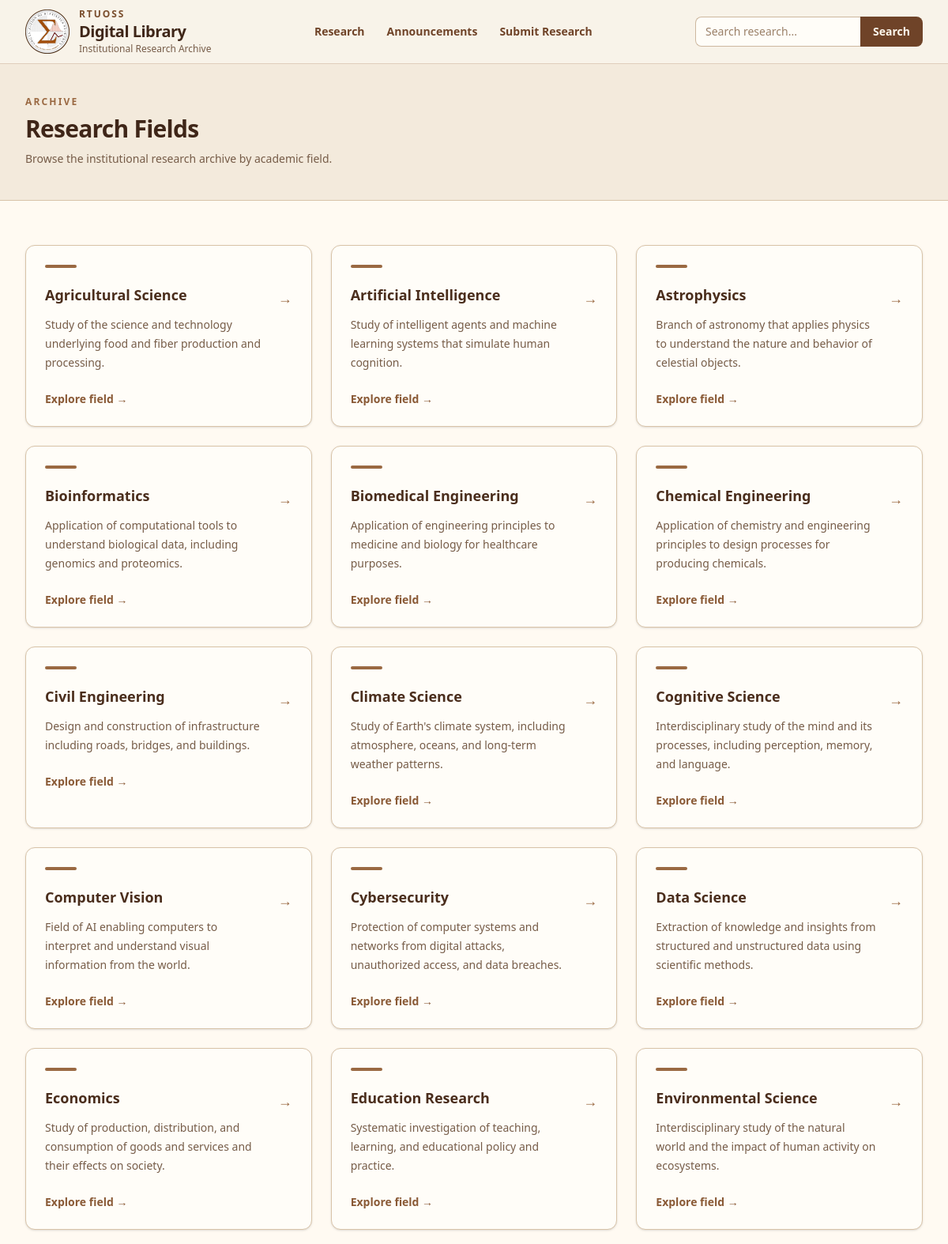
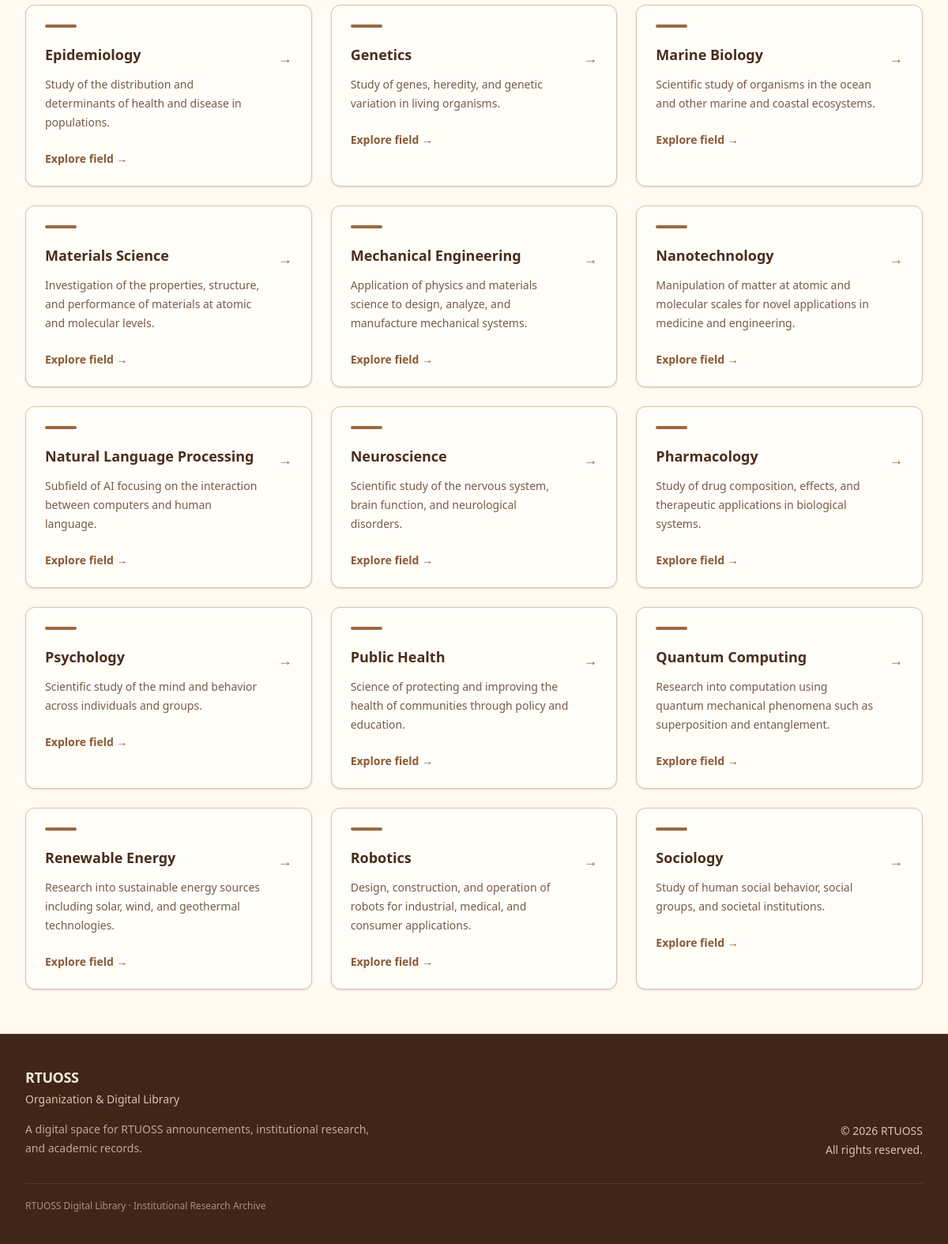
The page /research/fields/ on the database as committed earlier (2 pictures, top to bottom).
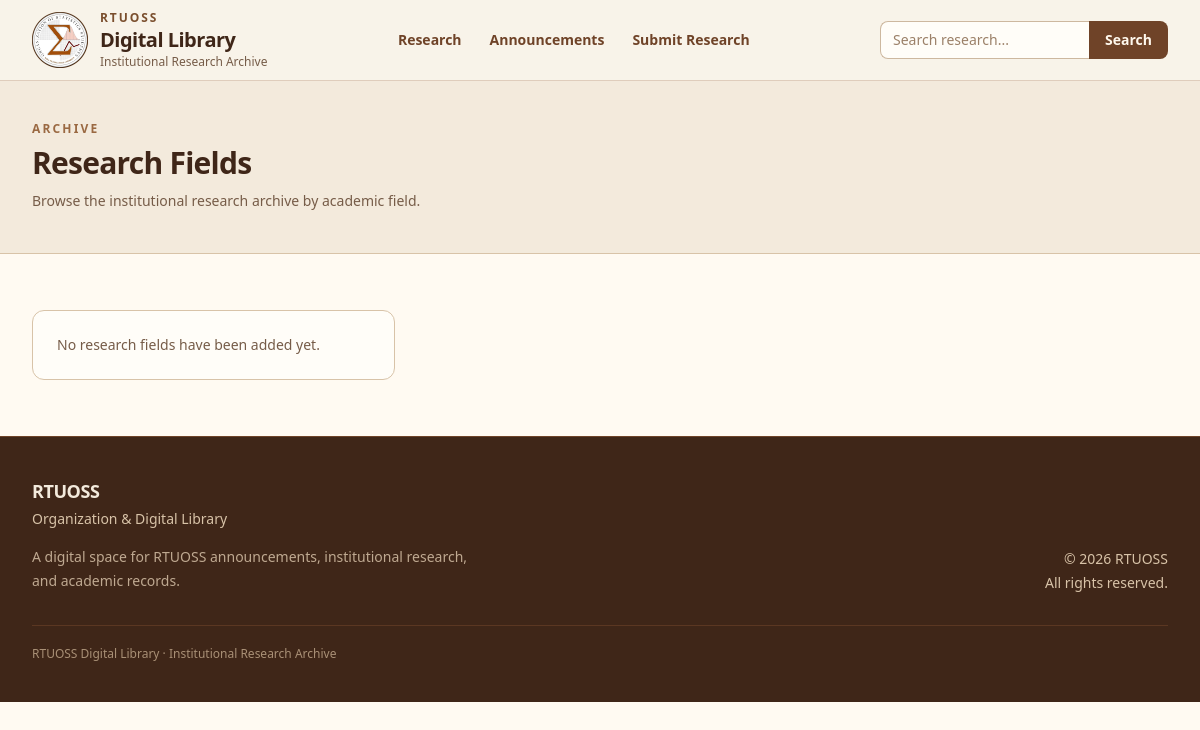
The same page on the database as committed later.
### research/models.py (models this page shows, shortened)
class ResearchField(models.Model):
    name = models.CharField(max_length=200, unique=True)
    slug = models.SlugField(max_length=200, unique=True)
    description = models.TextField(blank=True)
    created_at = models.DateTimeField(auto_now_add=True)
    updated_at = models.DateTimeField(auto_now=True)
    class Meta:
        ordering = ["name"]

### research/views.py (the view)
# urls.py: path("fields/", views.field_list, name="field_list"),
def field_list(request):
    fields = (
        ResearchField.objects
        .annotate(
            research_count=Count(
                "research_titles",
                filter=Q(
                    research_titles__publication_status=(
                        ResearchTitle.PublicationStatus.PUBLISHED
                    )
                ),
            )
        )
        .order_by("name")
    )
    return render(request, "research/field_list.html", {
        "fields": fields,
    })

### research/templates/research/field_list.html (shortened to what this page needs)
{% extends "base.html" %}
{% block content %}
<section class="border-b border-[#d8c3a8] bg-[#f3eadc]">
    <div class="mx-auto max-w-7xl px-6 py-10 lg:px-8">
        <p class="text-xs font-semibold uppercase tracking-[0.18em] text-[#9a6942]">
            Archive
        </p>
        <h1 class="mt-2 text-3xl font-bold tracking-tight text-[#3f2618]">
            Research Fields
        </h1>
        <p class="mt-2 max-w-2xl text-sm leading-6 text-[#765c48]">
            Browse the institutional research archive by academic field.
        </p>
    </div>
</section>
<section class="bg-[#fffaf2]">
    <div class="mx-auto max-w-7xl px-6 py-14 lg:px-8">
        <div class="grid gap-6 sm:grid-cols-2 lg:grid-cols-3">
            {% for field in fields %}
                <a
                    href="{% url 'research:field_detail' field.slug %}"
                    class="group rounded-xl border border-[#d8c3a8] bg-[#fffdf8] p-6 shadow-sm transition hover:-translate-y-0.5 hover:border-[#a8784e] hover:shadow-md"
                >
                    <div class="mb-5 h-1 w-10 rounded-full bg-[#9a6942]"></div>
                    <div class="flex items-start justify-between gap-4">
                        <div class="min-w-0">
                            <h2 class="text-lg font-semibold text-[#4a2d1c] group-hover:text-[#70452a]">
                                {{ field.name }}
                            </h2>
                            <p class="mt-3 line-clamp-3 text-sm leading-6 text-[#765c48]">
                                {{ field.description }}
                            </p>
                        </div>
                        <span class="mt-1 shrink-0 text-lg text-[#9a6942] transition group-hover:translate-x-0.5">
                            →
                        </span>
                    </div>
                    <div class="mt-6 text-sm font-semibold text-[#8a5a36]">
                        Explore field →
                    </div>
                </a>
            {% empty %}
                <div class="rounded-xl border border-[#d8c3a8] bg-[#fffdf8] p-6">
                    <p class="text-sm text-[#765c48]">
                        No research fields have been added yet.
                    </p>
                </div>
            {% endfor %}
        </div>
    </div>
</section>
{% endblock content %}

### theme/templates/base.html (shortened to what this page needs)
{% load static tailwind_tags %}
<!DOCTYPE html>
<html lang="en">
<head>
    {% tailwind_css %}
</head>
<body class="min-h-screen bg-[#fffaf2] text-[#4a2d1c]">
    {% include "partials/header.html" %}
    <main>
        {% block content %}
        {% endblock content %}
    </main>
    {% include "partials/footer.html" %}
</body>
</html>

### theme/templates/partials/header.html (shortened to what this page needs)
{% load static %}
<header class="sticky top-0 z-50 border-b border-amber-900/20 bg-[#f8f3e9]">
    <div class="mx-auto max-w-7xl px-4 sm:px-6 lg:px-8">
    <div class="flex min-h-16 items-center justify-between gap-4 lg:min-h-20">
        <a
            href="{% if request.resolver_match.app_name == 'org' %}{% url 'org:home' %}{% else %}{% url 'research:home' %}{% endif %}"
            class="group flex min-w-0 items-center gap-2.5 sm:gap-3"
            aria-label="RTUOSS home"
        >
            <div class="flex h-11 w-11 shrink-0 items-center justify-center sm:h-12 sm:w-12 lg:h-14 lg:w-14">
                <img
                    id="rtuoss-easter-egg"
                    src="{% static 'research/images/emblem.png' %}"
                    alt="RTUOSS emblem"
                    class="max-h-11 max-w-11 object-contain transition-transform duration-200 group-hover:scale-[1.03] sm:max-h-12 sm:max-w-12 lg:max-h-14 lg:max-w-14"
                >
            </div>
            <div class="min-w-0">
                <p class="text-[10px] font-semibold uppercase tracking-[0.16em] text-[#7a4e2d] sm:text-xs">
                    RTUOSS
                </p>
                <p class="truncate text-base font-bold tracking-tight text-[#3f2618] sm:text-lg lg:text-xl">
                    {% if request.resolver_match.app_name == "easter" %}
                        Hidden Games
                    {% elif request.resolver_match.app_name == "org" %}
                        Announcements
                    {% else %}
                        Digital Library
                    {% endif %}
                </p>
                <p class="hidden text-xs text-[#765c48] sm:block">
                    {% if request.resolver_match.app_name == "easter" %}
                        Probability & Statistical Reasoning
                    {% elif request.resolver_match.app_name == "org" %}
                        Organization Updates
                    {% else %}
                        Institutional Research Archive
                    {% endif %}
                </p>
            </div>
        </a>
        <nav class="hidden items-center gap-1 lg:flex">
            <a
                href="{% url 'research:home' %}"
                class="rounded-lg px-3 py-2 text-sm font-semibold text-[#6f4328] transition hover:bg-[#f3eadc] hover:text-[#3f2618]"
            >
                Research
            </a>
            <a
                href="{% url 'org:home' %}"
                class="rounded-lg px-3 py-2 text-sm font-semibold text-[#6f4328] transition hover:bg-[#f3eadc] hover:text-[#3f2618]"
            >
                Announcements
            </a>
            <a
                href="{% url 'research:research_submit' %}"
                class="rounded-lg px-3 py-2 text-sm font-semibold text-[#6f4328] transition hover:bg-[#f3eadc] hover:text-[#3f2618]"
            >
                Submit Research
            </a>
        </nav>
        <form
            method="get"
            action="{% url 'research:search' %}"
            class="hidden min-w-0 lg:block lg:w-72 xl:w-80"
        >
            <div class="flex min-w-0">
                <input
                    id="desktop-search"
                    type="search"
                    name="q"
                    value="{{ request.GET.q|default:'' }}"
                    placeholder="Search research..."
                    class="min-w-0 flex-1 rounded-l-lg border border-[#cdb89f] border-r-0 bg-[#fffdf8] px-3 py-2 text-sm text-[#4a2d1c] outline-none placeholder:text-[#9b8068] focus:border-[#8a5a36] focus:ring-2 focus:ring-[#9a6942]/20"
                >
                <button
                    type="submit"
                    class="shrink-0 rounded-r-lg bg-[#6f4328] px-4 py-2 text-sm font-semibold text-[#fff8ed] transition hover:bg-[#4d2d1c]"
                >
                    Search
                </button>
            </div>
        </form>
    </div>
</div>
</header>

### theme/templates/partials/footer.html
<footer class="border-t border-[#6f4328] bg-[#3f2618] text-[#f3eadc]">
    <div class="mx-auto max-w-7xl px-6 py-10 lg:px-8">
        <div class="flex flex-col gap-8 sm:flex-row sm:items-end sm:justify-between">
        <div>
            <p class="text-lg font-semibold tracking-tight">
                RTUOSS
            </p>
            <p class="mt-1 text-sm text-[#d8c3a8]">
                Organization & Digital Library
            </p>
            <p class="mt-4 max-w-md text-sm leading-6 text-[#bfa991]">
                A digital space for RTUOSS announcements, institutional
                research, and academic records.
            </p>
        </div>
        <div class="text-sm text-[#d8c3a8] sm:text-right">
            <p>
                © {% now "Y" %} RTUOSS
            </p>
            <p class="mt-1">
                All rights reserved.
            </p>
        </div>
    </div>
    <div class="mt-8 border-t border-[#6f4328]/60 pt-5">
        <p class="text-xs text-[#a99076]">
            RTUOSS Digital Library · Institutional Research Archive
        </p>
    </div>
</div>
</footer>

### theme/templates/base.html (style rules this page uses)
main { min-width: 0; animation: page-enter 100ms ease-out; }
img, svg, video, canvas { max-width: 100%; }
img { height: auto; }
p, h1, h2, h3, h4, h5, h6, a, span { overflow-wrap: break-word; }

Rows that differ between the two databases and show on the page:
removed ResearchField: name "Agricultural Science", description "Study of the science and technology underlying food and fiber production and processing."
removed ResearchField: name "Artificial Intelligence", description "Study of intelligent agents and machine learning systems that simulate human cognition."
removed ResearchField: name "Astrophysics", description "Branch of astronomy that applies physics to understand the nature and behavior of celestial objects."
removed ResearchField: name "Bioinformatics", description "Application of computational tools to understand biological data, including genomics and proteomics."
removed ResearchField: name "Biomedical Engineering", description "Application of engineering principles to medicine and biology for healthcare purposes."
removed ResearchField: name "Chemical Engineering", description "Application of chemistry and engineering principles to design processes for producing chemicals."
removed ResearchField: name "Civil Engineering", description "Design and construction of infrastructure including roads, bridges, and buildings."
removed ResearchField: name "Climate Science", description "Study of Earth's climate system, including atmosphere, oceans, and long-term weather patterns."
removed ResearchField: name "Cognitive Science", description "Interdisciplinary study of the mind and its processes, including perception, memory, and language."
removed ResearchField: name "Computer Vision", description "Field of AI enabling computers to interpret and understand visual information from the world."
removed ResearchField: name "Cybersecurity", description "Protection of computer systems and networks from digital attacks, unauthorized access, and data breaches."
removed ResearchField: name "Data Science", description "Extraction of knowledge and insights from structured and unstructured data using scientific methods."
removed ResearchField: name "Economics", description "Study of production, distribution, and consumption of goods and services and their effects on society."
removed ResearchField: name "Education Research", description "Systematic investigation of teaching, learning, and educational policy and practice."
removed ResearchField: name "Environmental Science", description "Interdisciplinary study of the natural world and the impact of human activity on ecosystems."
removed ResearchField: name "Epidemiology", description "Study of the distribution and determinants of health and disease in populations."
removed ResearchField: name "Genetics", description "Study of genes, heredity, and genetic variation in living organisms."
removed ResearchField: name "Marine Biology", description "Scientific study of organisms in the ocean and other marine and coastal ecosystems."
removed ResearchField: name "Materials Science", description "Investigation of the properties, structure, and performance of materials at atomic and molecular levels."
removed ResearchField: name "Mechanical Engineering", description "Application of physics and materials science to design, analyze, and manufacture mechanical systems."
removed ResearchField: name "Nanotechnology", description "Manipulation of matter at atomic and molecular scales for novel applications in medicine and engineering."
removed ResearchField: name "Natural Language Processing", description "Subfield of AI focusing on the interaction between computers and human language."
removed ResearchField: name "Neuroscience", description "Scientific study of the nervous system, brain function, and neurological disorders."
removed ResearchField: name "Pharmacology", description "Study of drug composition, effects, and therapeutic applications in biological systems."
removed ResearchField: name "Psychology", description "Scientific study of the mind and behavior across individuals and groups."
removed ResearchField: name "Public Health", description "Science of protecting and improving the health of communities through policy and education."
removed ResearchField: name "Quantum Computing", description "Research into computation using quantum mechanical phenomena such as superposition and entanglement."
removed ResearchField: name "Renewable Energy", description "Research into sustainable energy sources including solar, wind, and geothermal technologies."
removed ResearchField: name "Robotics", description "Design, construction, and operation of robots for industrial, medical, and consumer applications."
removed ResearchField: name "Sociology", description "Study of human social behavior, social groups, and societal institutions."
Other text that changed with them:
text now shown: "No research fields have been added yet."
